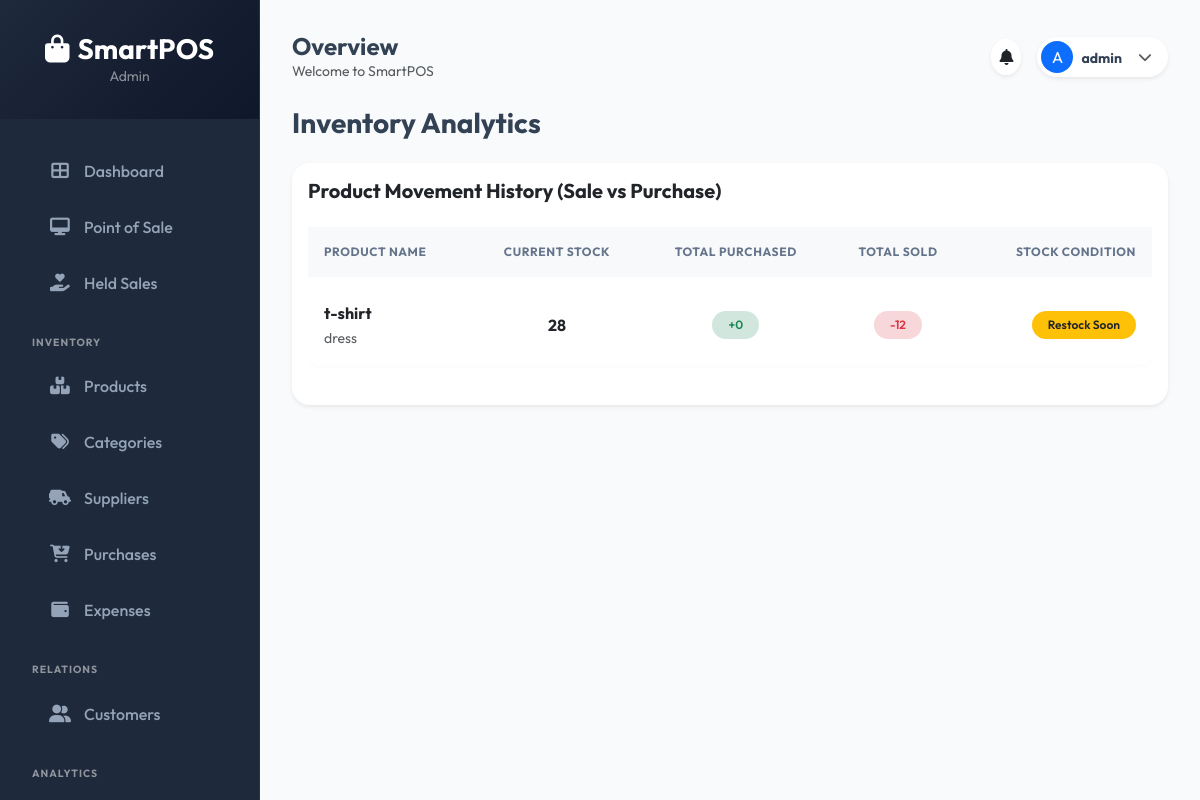
The page /reports/inventory/ (signed in) on the database as committed earlier.
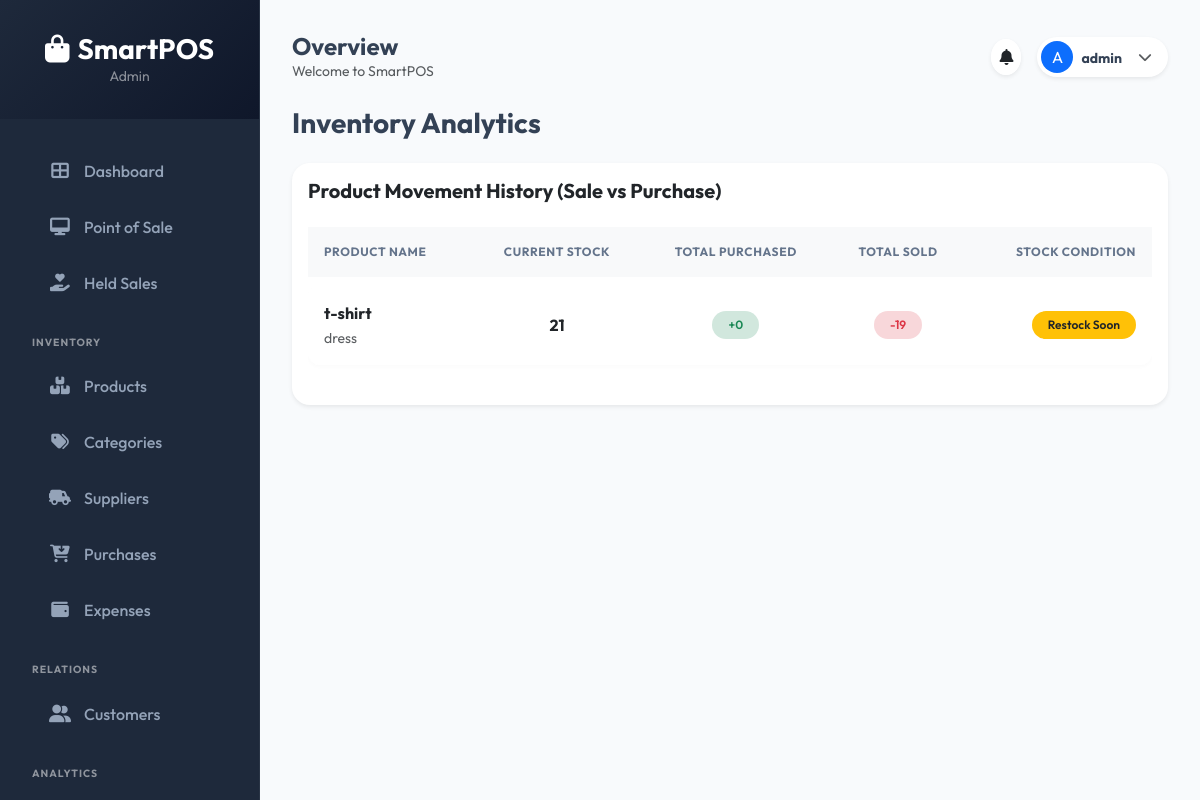
The same page on the database as committed later.
### pos_app/models.py (models this page shows, shortened)
class Product(models.Model):
    name = models.CharField(max_length=200)
    category = models.ForeignKey(Category, on_delete=models.CASCADE, related_name='products')
    price = models.DecimalField(max_digits=10, decimal_places=2)
    stock = models.IntegerField(default=0)
    barcode = models.CharField(max_length=100, unique=True, blank=True, null=True)
    image = models.ImageField(upload_to='products/', blank=True, null=True)
    batch_number = models.CharField(max_length=100, blank=True, null=True)
    expiry_date = models.DateField(blank=True, null=True)
    min_stock_level = models.IntegerField(default=10)
    created_at = models.DateTimeField(auto_now_add=True)

class Category(models.Model):
    name = models.CharField(max_length=100)
    description = models.TextField(blank=True, null=True)

### pos_app/views.py (the view)
# urls.py: path('reports/inventory/', views.inventory_report, name='inventory_report'),
@login_required
def inventory_report(request):
    products = Product.objects.all()
    for p in products:
        p.purchased = StockMovement.objects.filter(product=p, movement_type='Purchase').aggregate(Sum('quantity'))['quantity__sum'] or 0
        p.sold = abs(StockMovement.objects.filter(product=p, movement_type='Sale').aggregate(Sum('quantity'))['quantity__sum'] or 0)
    return render(request, 'reports/inventory_report.html', {'products': products})

### templates/reports/inventory_report.html (shortened to what this page needs)
{% extends 'base.html' %}
{% block content %}
<div class="row align-items-center mb-4">
    <div class="col-6">
        <h3 class="fw-bold mb-0">Inventory Analytics</h3>
    </div>
</div>
<div class="row g-4">
    <div class="col-md-12">
        <div class="card p-3 shadow-sm border-0">
            <h5 class="fw-bold mb-3">Product Movement History (Sale vs Purchase)</h5>
            <div class="table-responsive">
                <table class="table table-hover align-middle">
                    <thead class="bg-light">
                        <tr class="small text-muted text-uppercase">
                            <th class="px-3">Product Name</th>
                            <th class="text-center">Current Stock</th>
                            <th class="text-center">Total Purchased</th>
                            <th class="text-center">Total Sold</th>
                            <th class="text-end px-3">Stock Condition</th>
                        </tr>
                    </thead>
                    <tbody>
                        {% for product in products %}
                        <tr>
                            <td class="px-3">
                                <div class="fw-bold">{{ product.name }}</div>
                                <small class="text-muted">{{ product.category.name }}</small>
                            </td>
                            <td class="text-center fw-bold">{{ product.stock }}</td>
                            <td class="text-center"><span class="badge bg-success-subtle text-success px-3 py-2 rounded-pill">+{{ product.purchased }}</span></td>
                            <td class="text-center"><span class="badge bg-danger-subtle text-danger px-3 py-2 rounded-pill">-{{ product.sold }}</span></td>
                            <td class="text-end px-3">
                                {% if product.stock <= 10 %}
                                    <span class="badge bg-danger rounded-pill px-3 py-2">Low Stock</span>
                                {% elif product.stock <= 50 %}
                                    <span class="badge bg-warning text-dark rounded-pill px-3 py-2">Restock Soon</span>
                                {% else %}
                                    <span class="badge bg-success rounded-pill px-3 py-2">Healthy</span>
                                {% endif %}
                            </td>
                        </tr>
                        {% empty %}
                        <tr><td colspan="5" class="text-center py-5">No data available.</td></tr>
                        {% endfor %}
                    </tbody>
                </table>
            </div>
        </div>
    </div>
</div>
{% endblock %}

Rows that differ between the two databases and show on the page:
changed Product "t-shirt": stock "28" → "21"; sold "12" → "19"
